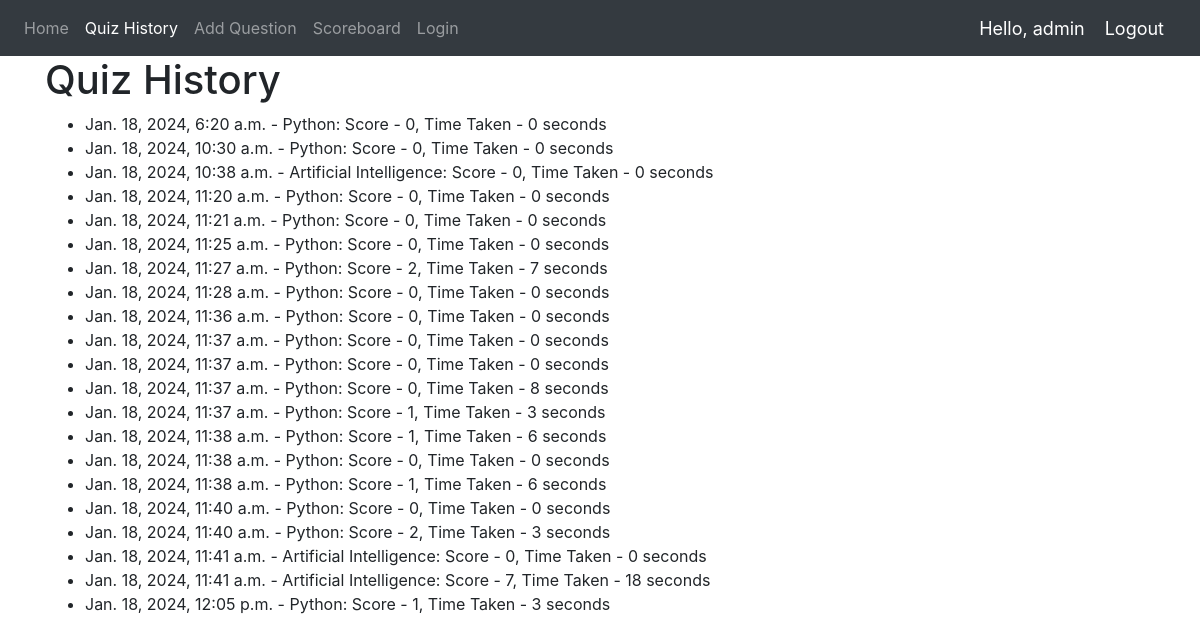
The app's page /quiz_history/ (signed in) with its own data.
### app/models.py (models this page shows, shortened)
class QuizHistory(models.Model):
    user = models.ForeignKey(User, on_delete=models.CASCADE)
    topic = models.ForeignKey(QuizTopic, on_delete=models.CASCADE)
    score = models.IntegerField()
    time_taken = models.IntegerField()
    date_attempted = models.DateTimeField(auto_now_add=True)

class QuizTopic(models.Model):
    name = models.CharField(max_length = 100)

### app/views.py (the view)
# urls.py: path('quiz_history/', views.quiz_history, name='quiz_history'),
def quiz_history(request):
    if request.user.is_authenticated:
        quiz_attempts = QuizHistory.objects.filter(user=request.user)
        return render(request, 'quizhistory.html', {'quiz_attempts': quiz_attempts})
    else:
        return redirect('home')

### templates/quizhistory.html
{% extends 'base.html' %}
{% block content %}
    <div class="container">
        <h1>Quiz History</h1>
        {% if quiz_attempts %}
            <ul>
                {% for attempt in quiz_attempts %}
                    <li>{{ attempt.date_attempted }} - {{ attempt.topic.name }}: Score - {{ attempt.score }}, Time Taken - {{ attempt.time_taken }} seconds</li>
                {% endfor %}
            </ul>
        {% else %}
            <p>No quiz attempts yet.</p>
        {% endif %}
    </div>
{% endblock %}

### templates/navbar.html (shortened to what this page needs)
{% load static %}
<nav class="navbar navbar-expand-lg navbar-dark bg-dark">
  <div class="collapse navbar-collapse" id="navbarNav">
    <ul class="navbar-nav">
      <li class="nav-item {% if request.path == '/' %}active{% endif %}">
        <a class="nav-link" href="{% url 'home' %}">Home</a>
      </li>
      <li class="nav-item {% if request.path == '/quiz_history/' %}active{% endif %}">
        <a class="nav-link" href="{% url 'quiz_history' %}">Quiz History</a>
      </li>
      {% if request.user.is_staff %}
      <li class="nav-item {% if request.path == '/addque/' %}active{% endif %}">
        <a class="nav-link" href="{% url 'addque' %}">Add Question</a>
      </li>
      {% endif %}
      <li class="nav-item {% if request.path == '/scoreboard/' %}active{% endif %}">
        <a class="nav-link" href="{% url 'scoreboard' %}">Scoreboard</a>
      </li>
      <li class="nav-item">
        <a class="nav-link" href="{% url 'login' %}">Login</a>
      </li>
    </ul>
  </div>
  {% if request.user.is_authenticated %}
  <span class="greet">Hello, {{request.user}}</span>
  <span><a class="greet" href="{% url 'logout' %}">Logout</a></span>
  {% endif %}
</nav>

### templates/navbar.html (style rules this page uses)
.greet { font-size: 18px; color: #fff; margin-right: 20px; }

### records on screen
QuizHistory: date_attempted "Jan. 18, 2024, 6:20 a.m.", topic.name "Python", score "0", time_taken "0"
QuizHistory: date_attempted "Jan. 18, 2024, 10:30 a.m.", topic.name "Python", score "0", time_taken "0"
QuizHistory: date_attempted "Jan. 18, 2024, 10:38 a.m.", topic.name "Artificial Intelligence", score "0", time_taken "0"
QuizHistory: date_attempted "Jan. 18, 2024, 11:20 a.m.", topic.name "Python", score "0", time_taken "0"
QuizHistory: date_attempted "Jan. 18, 2024, 11:21 a.m.", topic.name "Python", score "0", time_taken "0"
QuizHistory: date_attempted "Jan. 18, 2024, 11:25 a.m.", topic.name "Python", score "0", time_taken "0"
QuizHistory: date_attempted "Jan. 18, 2024, 11:27 a.m.", topic.name "Python", score "2", time_taken "7"
QuizHistory: date_attempted "Jan. 18, 2024, 11:28 a.m.", topic.name "Python", score "0", time_taken "0"
QuizHistory: date_attempted "Jan. 18, 2024, 11:36 a.m.", topic.name "Python", score "0", time_taken "0"
QuizHistory: date_attempted "Jan. 18, 2024, 11:37 a.m.", topic.name "Python", score "0", time_taken "0"
QuizHistory: date_attempted "Jan. 18, 2024, 11:37 a.m.", topic.name "Python", score "0", time_taken "0"
QuizHistory: date_attempted "Jan. 18, 2024, 11:37 a.m.", topic.name "Python", score "0", time_taken "8"
QuizHistory: date_attempted "Jan. 18, 2024, 11:37 a.m.", topic.name "Python", score "1", time_taken "3"
QuizHistory: date_attempted "Jan. 18, 2024, 11:38 a.m.", topic.name "Python", score "1", time_taken "6"
QuizHistory: date_attempted "Jan. 18, 2024, 11:38 a.m.", topic.name "Python", score "0", time_taken "0"
QuizHistory: date_attempted "Jan. 18, 2024, 11:38 a.m.", topic.name "Python", score "1", time_taken "6"
QuizHistory: date_attempted "Jan. 18, 2024, 11:40 a.m.", topic.name "Python", score "0", time_taken "0"
QuizHistory: date_attempted "Jan. 18, 2024, 11:40 a.m.", topic.name "Python", score "2", time_taken "3"
QuizHistory: date_attempted "Jan. 18, 2024, 11:41 a.m.", topic.name "Artificial Intelligence", score "0", time_taken "0"
QuizHistory: date_attempted "Jan. 18, 2024, 11:41 a.m.", topic.name "Artificial Intelligence", score "7", time_taken "18"
QuizHistory: date_attempted "Jan. 18, 2024, 12:05 p.m.", topic.name "Python", score "1", time_taken "3"

### other values on screen
{{ request.user }} "admin"
